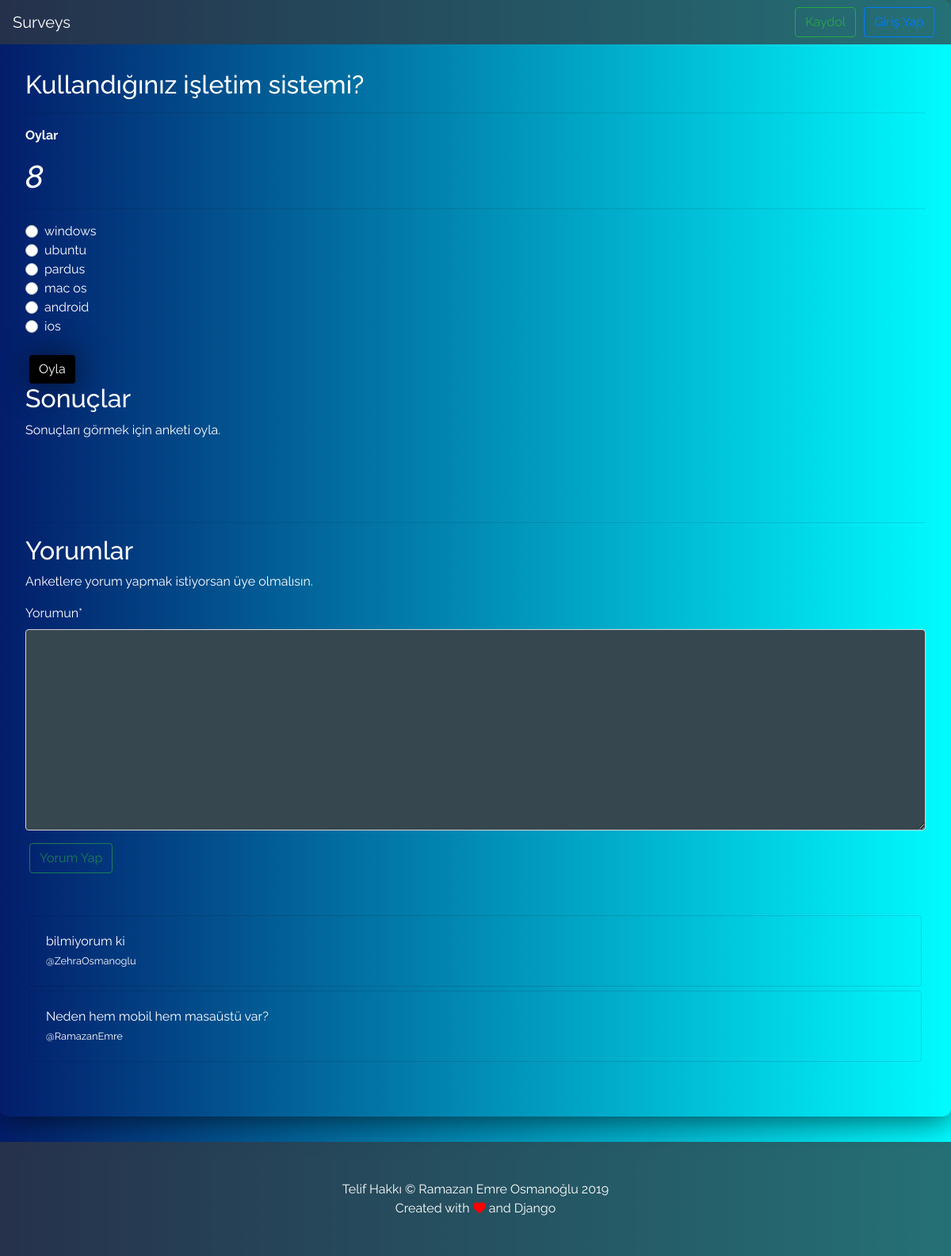
The app's page /polls/kullandiginiz-isletim-sistemi-1/ with its own data.
### polls/models.py (models this page shows, shortened)
class Poll(models.Model):
    title = models.CharField(max_length=200, verbose_name="Başlık", unique=True)
    author = models.ForeignKey(User, on_delete=models.CASCADE)
    date = models.DateTimeField(default=now, verbose_name="Tarih")
    explanation = models.TextField(verbose_name="Açıklama", null=True, blank=True)
    slug = models.SlugField(unique=True, editable=False, max_length=130)
    choices = models.ManyToManyField(Choice, verbose_name="Seçenekler")
    comments = models.ManyToManyField(Comment, verbose_name="Yorumlar", blank=True)
    class Meta:
        verbose_name = "Anket"
        verbose_name_plural = "Anketler"
        ordering = ["-date"]

class Choice(models.Model):
    text = models.CharField(max_length=200, verbose_name="Metin")
    votes = models.PositiveIntegerField(default=0)
    voters = models.ManyToManyField(User, blank=True)
    visitor_voters = models.ManyToManyField(VisitorIPAddressModel, blank=True)
    class Meta:
        verbose_name = "Seçenekler"
        verbose_name_plural = "Seçenekler"

class Comment(models.Model):
    text = models.TextField(verbose_name="Yorum", max_length=200)
    date = models.DateTimeField(default=now)
    author = models.ForeignKey(User, on_delete=models.CASCADE)
    class Meta:
        verbose_name = "Yorumlar"
        ordering = ["-date"]

### accounts/models.py (models this page shows, shortened)
class User(DefUser):
    is_active = models.BooleanField(
        _('active'),
        default=True,
    )
    email = models.EmailField(
        _("email address"),
        unique=True,
    )
    rank = models.PositiveSmallIntegerField('Rütbe', default=1)
    score = models.PositiveSmallIntegerField('Puan', default=0)

### polls/views.py (the view, shortened to what this page needs)
# urls.py: url(r"^(?P<slug>[\w-]+)/$", views.DetailView.as_view(), name="detail"),
class DetailView(View):
    post = None
    context = dict()
    choices = None
    comments = None
    request = None
    def end(self):
        return render(
            self.request,
            "polls/detail.html",
            context=self.context,
        )
    def is_voted_not_auth(self):
        voted = bool()
        for i in self.choices:
            for x in i.visitor_voters.all():
                if x.ip == self.ip:
                    voted = True
        return voted
    def get(self, request, slug):
        self.start(request, slug)
        return self.end()
    def post(self, request, slug):
        self.start(request, slug)
        if request.user.is_authenticated:
            return self.authenticated_post()
        else:
            return self.not_authenticated_post()
    def start(self, request, slug):
        self.poll = get_object_or_404(models.Poll, slug=slug)
        self.comments = self.poll.comments.all()
        self.choices = self.poll.choices.all()
        self.votesn = 0
        for i in self.choices:
            self.votesn += i.votes
        for i in self.choices:
            if i.votes != 0:
                i.percent = int((i.votes*100) / self.votesn)
            else:
                i.percent = 0
        self.context.update(
            poll=self.poll,
            comments=self.comments,
            choices=self.choices,
            votesn=self.votesn,
        )
        self.request = request
        self.context.setdefault("comment_form", CommentForm())
        if request.user.is_authenticated:
            self.context.update(
                auth=True,
                voted=self.is_voted_auth(),
            )
        else:
            self.ip = get_client_ip(request)
            self.context.update(
                auth=False,
                voted=self.is_voted_not_auth(),
            )

### polls/views.py
class CommentForm(forms.Form):
    if not settings.DEBUG:
        captcha = ReCaptchaField()
    comment_content = forms.CharField(widget=forms.Textarea, label="Yorumun", min_length=10, max_length=300)

### pages/context_processor.py (called while the page is built)
def func(request):
    datas = Page.objects.filter(is_it_in_navbar=True)
    context = dict(
        NAV_PAGES=datas,
    )
    return context

### polls/views.py (called while the page is built)
def get_client_ip(request):
    x_forwarded_for = request.META.get('HTTP_X_FORWARDED_FOR')
    if x_forwarded_for:
        ip = x_forwarded_for.split(',')[-1].strip()
    else:
        ip = request.META.get('REMOTE_ADDR')
    return ip

### templates/polls/detail.html (shortened to what this page needs)
{% extends 'base.html' %}
{% load crispy_forms_tags %}
{% block content %}
{% if auth %}
{% include 'auth_navbar.html' %}
{% else %}
{% include 'defnavbar.html' %}
{% endif %}
    <br>
<h2>{{ poll.title }}</h2>
    <hr>
<p><strong>Oylar</strong></p>
    <h1> <i>{{ votesn }}</i></h1>
    <hr>
<form method="post">
    {% for choice in choices %}
    <div class="custom-control custom-radio">
      <label class="custom-control-label" for="{{ choice.text }}">
          {{ choice.text }}
      </label>
    </div>
    {% endfor %}
    <br>
    <button class="btn btn-black" type="submit" {% if voted %} disabled {% endif %}>Oyla</button>
</form>
<h2>Sonuçlar</h2>
{% if not voted %}
<p>Sonuçları görmek için anketi oyla.</p>
{% endif %}
<br><br><br>
<hr>
    <h2>Yorumlar</h2>
    {% if not auth %}
    <p> Anketlere yorum yapmak istiyorsan üye olmalısın. </p>
    {% endif %}
<form method="post">
    <div class="form-group">
        {{ comment_form|crispy }}
    </div>
    <button type="submit" class="btn btn-outline-success" {% if not auth %} disabled {% endif %}>Yorum Yap</button>
</form>
<br><br>
{% for comment in comments %}
<div class="card bg-transparent comment-card">
    <div class="card-body">
        {{ comment.text }}
        <br><small>@{{ comment.author.username }}</small>
    </div>
</div>
{% empty %}
<p> Hiç yorum yapılmamış... </p>
{% endfor %}
{% endblock %}

### records on screen
Poll: title "Kullandığınız işletim sistemi?"
Choice: text "windows"
Choice: text "ubuntu"
Choice: text "pardus"
Choice: text "mac os"
Choice: text "android"
Choice: text "ios"
Comment: text "bilmiyorum ki", author.username "ZehraOsmanoglu"
Comment: text "Neden hem mobil hem masaüstü var?", author.username "RamazanEmre"

### other values on screen
{{ votesn }} "8"
